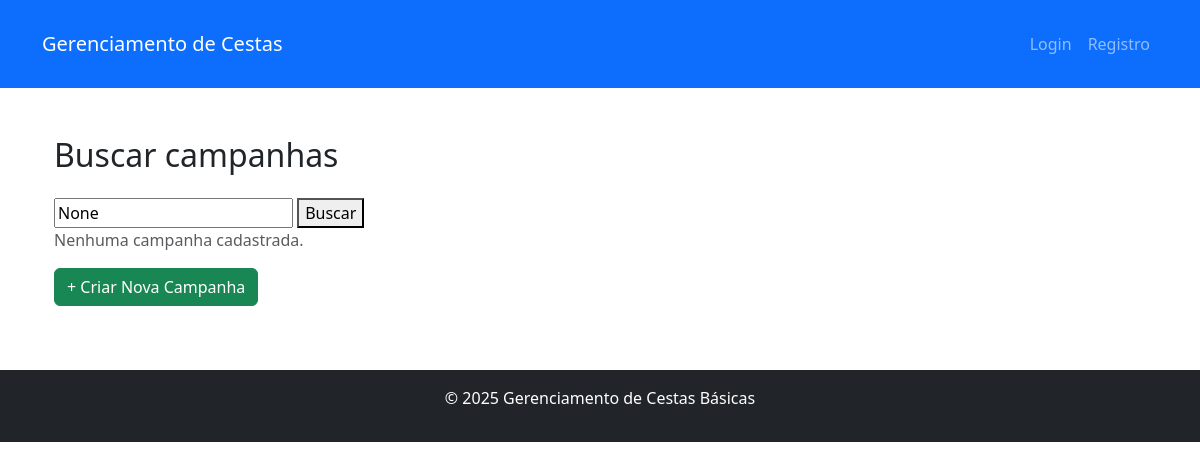
Page /home/campanhas/ on the earlier database version.
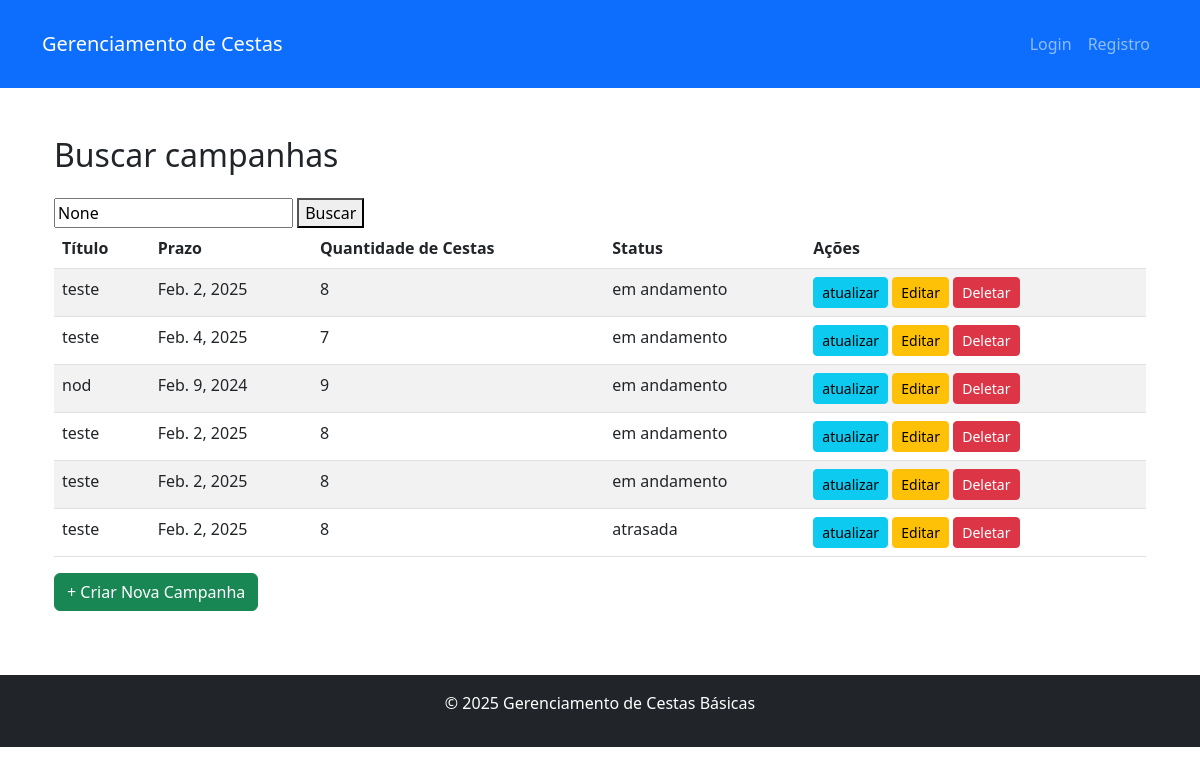
Same page on the later database version.
### gerenciador/models.py (models this page shows)
class TbCampanhas(models.Model):
    ID_Campanha = models.AutoField(primary_key=True, null= False)
    Titulo = models.CharField(max_length= 255, null= False)
    Prazo = models.DateField(null= False)
    Quantidade_Cestas = models.PositiveIntegerField(null= False)
    STATUS_CHOICES = [
        ('em andamento', 'Em andamento'),
        ('concluida', 'Concluída'),
        ('atrasada', 'Atrasada'),
        ('concluida com atraso', 'Concluída com atraso'),
    ]
    status = models.CharField(max_length=20, choices=STATUS_CHOICES, default='em andamento')
    Id_Cesta = models.ForeignKey(TbModelo_Cesta, verbose_name=("Modelo_cesta"), on_delete=models.CASCADE)

### gerenciador/views.py (the view)
def buscar_campanhas(request):
    query = request.GET.get('q')
    Campanhas = TbCampanhas.objects.all()
    if query:
        Campanhas = Campanhas.filter(name__icontains=query)
    return render(request, 'campanhas.html', {'campanhas': Campanhas, 'query': query})

### gerenciador/templates/campanhas.html
{% extends 'base.html' %}
{% block content %}
    <div class="container">
        <h2 class="mb-4">Buscar campanhas</h2>
        <form method="get" action="{% url 'campanhas' %}">
            <input type="text" name="q" placeholder="Digite o nome da campanha" value="{{ query }}">
            <button type="submit">Buscar</button>
        </form>
        {% if campanhas %}
            <table class="table table-striped">
                <thead>
                    <tr>
                        <th>Título</th>
                        <th>Prazo</th>
                        <th>Quantidade de Cestas</th>
                        <th>Status</th>
                        <th>Ações</th>
                    </tr>
                </thead>
                <tbody>
                    {% for campanha in campanhas %}
                        <tr>
                            <td>{{ campanha.Titulo }}</td>
                            <td>{{ campanha.Prazo }}</td>
                            <td>{{ campanha.Quantidade_Cestas }}</td>
                            <td>{{ campanha.status }}</td>
                            <td>
                                <a href="{% url 'atualizar-status' campanha.ID_Campanha %}" class="btn btn-info btn-sm">atualizar</a>
                                <a href="{% url 'editar_campanha' campanha.ID_Campanha %}" class="btn btn-warning btn-sm">Editar</a>
                                <a href="{% url 'deletar_campanha' campanha.ID_Campanha %}" class="btn btn-danger btn-sm">Deletar</a>
                            </td>
                        </tr>
                    {% endfor %}
                </tbody>
            </table>
        {% else %}
            <p class="text-muted">Nenhuma campanha cadastrada.</p>
        {% endif %}
        <a href="{% url 'criar_campanha' %}" class="btn btn-success mb-3">+ Criar Nova Campanha</a>
    </div>
{% endblock %}

### app/templates/base.html (shortened to what this page needs)
<!DOCTYPE html>
<html lang="en">
<head>
    <link href="https://cdn.jsdelivr.net/npm/bootstrap@5.3.0/dist/css/bootstrap.min.css" rel="stylesheet">
</head>
<body>
    <header class="bg-primary text-white py-3">
        <div class="container">
            <nav class="navbar navbar-expand-lg navbar-dark">
                <a class="navbar-brand" href="{% url 'home' %}">Gerenciamento de Cestas</a>
                <div class="collapse navbar-collapse" id="navbarNav">
                    <ul class="navbar-nav ms-auto">
                        {% if user.is_authenticated %}
                            <li class="nav-item">
                                <a class="nav-link" href="{% url 'lista_instituicoes' %}">Instituições</a>
                            </li>
                            <li class="nav-item">
                                <a class="nav-link" href="{% url 'lista_doadores' %}">Doadores</a>
                            </li>
                            <li class="nav-item">
                                <a class="nav-link" href="{% url 'lista_cestas' %}">Cestas</a>
                            </li>
                            <li class="nav-item">
                                <span class="nav-link">Olá, {{ user.username }}!</span>
                            </li>
                            <li class="nav-item">
                                <a class="nav-link" href="{% url 'logout' %}">Logout</a>
                            </li>
                        {% else %}
                            <li class="nav-item">
                                <a class="nav-link" href="{% url 'login' %}">Login</a>
                            </li>
                            <li class="nav-item">
                                <a class="nav-link" href="{% url 'registro' %}">Registro</a>
                            </li>
                        {% endif %}
                    </ul>
                </div>
            </nav>
        </div>
    </header>
    <main class="container my-5">
        {% block content %}{% endblock %}
    </main>
    <footer class="bg-dark text-white text-center py-3">
        <div class="container">
            <p>&copy; 2025 Gerenciamento de Cestas Básicas</p>
        </div>
    </footer>
</body>
</html>

Differences in the rows shown:
added TbCampanhas: Titulo "teste", Prazo "Feb. 2, 2025", Quantidade_Cestas "8", status "em andamento"
added TbCampanhas: Titulo "teste", Prazo "Feb. 4, 2025", Quantidade_Cestas "7", status "em andamento"
added TbCampanhas: Titulo "nod", Prazo "Feb. 9, 2024", Quantidade_Cestas "9", status "em andamento"
added TbCampanhas: Titulo "teste", Prazo "Feb. 2, 2025", Quantidade_Cestas "8", status "em andamento"
added TbCampanhas: Titulo "teste", Prazo "Feb. 2, 2025", Quantidade_Cestas "8", status "em andamento"
added TbCampanhas: Titulo "teste", Prazo "Feb. 2, 2025", Quantidade_Cestas "8", status "atrasada"
Other differences:
text no longer shown: "Nenhuma campanha cadastrada."
text now shown: "Título Prazo Quantidade de Cestas Status Ações"
